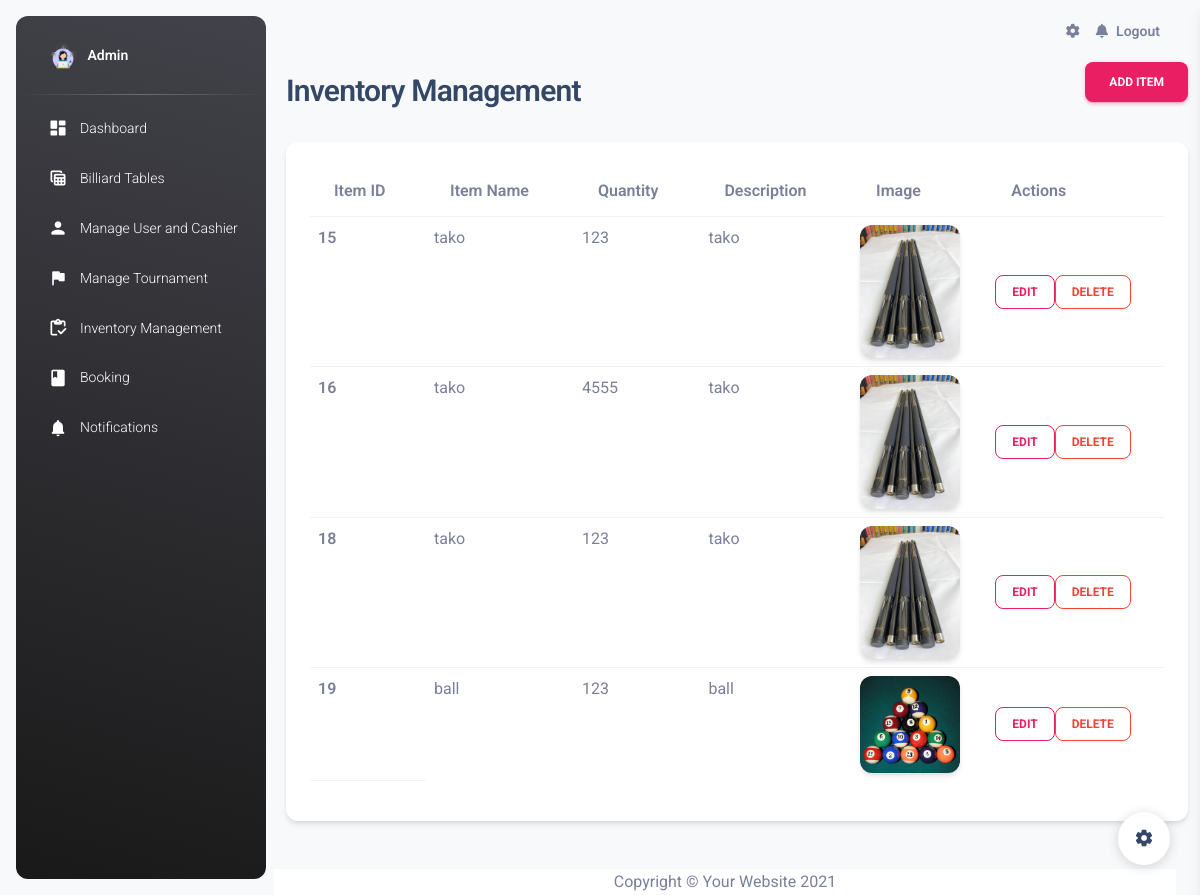
Screenshot of /inventory_management.php with the database file from the repository.
### tables this page shows
CREATE TABLE `inventory` (
  `item_id` int(11) NOT NULL,
  `item_name` varchar(255) NOT NULL,
  `quantity` varchar(255) NOT NULL,
  `description` text NOT NULL,
  `image` varchar(255) NOT NULL
);

### inventory_management.php (the view, shortened to what this page needs)
<!DOCTYPE html>
<html lang="en">
   <head>
      <link href="./assets/css/nucleo-icons.css" rel="stylesheet" />
      <link href="./assets/css/nucleo-svg.css" rel="stylesheet" />
      <link id="pagestyle" href="./assets/css/material-dashboard.css?v=3.1.0" rel="stylesheet" />
      <link href="vendor/fontawesome-free/css/all.min.css" rel="stylesheet" type="text/css">
   </head>
   <body class="g-sidenav-show  bg-gray-100">
      <aside class="sidenav navbar navbar-vertical navbar-expand-xs border-0 border-radius-xl my-3 fixed-start ms-3   bg-gradient-dark" id="sidenav-main">
         <div class="sidenav-header">
            <a class="navbar-brand m-0" href=" https://demos.creative-tim.com/material-dashboard/pages/dashboard " target="_blank">
            <img src="./img/admin.png" class="navbar-brand-img h-100" alt="main_logo">
            <span class="ms-1 font-weight-bold text-white">Admin</span>
            </a>
         </div>
         <hr class="horizontal light mt-0 mb-2">
         <div class="collapse navbar-collapse  w-auto " id="sidenav-collapse-main">
         <ul class="navbar-nav">
         <li class="nav-item">
               <a class="nav-link text-white " href="admin_dashboard.php">
                  <div class="text-white text-center me-2 d-flex align-items-center justify-content-center">
                     <i class="material-icons opacity-10">dashboard</i>
                  </div>
                  <span class="nav-link-text ms-1">Dashboard</span>
               </a>
            </li>
            <li class="nav-item">
               <a class="nav-link text-white " href="billiard_table.php">
                  <div class="text-white text-center me-2 d-flex align-items-center justify-content-center">
                     <i class="material-icons opacity-10">table_view</i>
                  </div>
                  <span class="nav-link-text ms-1">Billiard Tables</span>
               </a>
            </li>
            <li class="nav-item">
                  <a class="nav-link text-white " href="manage_user.php">
                     <div class="text-white text-center me-2 d-flex align-items-center justify-content-center">
                        <i class="material-icons opacity-10">person</i>
                     </div>
                     <span class="nav-link-text ms-1">Manage User and Cashier</span>
                  </a>
               </li>
               <li class="nav-item">
                  <a class="nav-link text-white " href="manage_tournament.php">
                     <div class="text-white text-center me-2 d-flex align-items-center justify-content-center">
                        <i class="material-icons opacity-10">flag</i>
                     </div>
                     <span class="nav-link-text ms-1">Manage Tournament</span>
                  </a>
               </li>
            <li class="nav-item">
                  <a class="nav-link text-white " href="inventory_management.php">
                     <div class="text-white text-center me-2 d-flex align-items-center justify-content-center">
                        <i class="material-icons opacity-10">inventory</i>
                     </div>
                     <span class="nav-link-text ms-1">Inventory Management</span>
                  </a>
               </li>
            <li class="nav-item">
               <a class="nav-link text-white " href="admin_booking.php">
                  <div class="text-white text-center me-2 d-flex align-items-center justify-content-center">
                     <i class="material-icons opacity-10">book</i>
                  </div>
                  <span class="nav-link-text ms-1">Booking</span>
               </a>
            </li>
            <li class="nav-item">
               <a class="nav-link text-white " href="./notifications.html">
                  <div class="text-white text-center me-2 d-flex align-items-center justify-content-center">
                     <i class="material-icons opacity-10">notifications</i>
                  </div>
                  <span class="nav-link-text ms-1">Notifications</span>
               </a>
            </li>
         </ul>
      </aside>
      <main class="main-content border-radius-lg ">
         <nav class="navbar navbar-main navbar-expand-lg px-0 mx-4 shadow-none border-radius-xl" id="navbarBlur" data-scroll="true">
            <div class="container-fluid py-1 px-3">
               <div class="collapse navbar-collapse mt-sm-0 mt-2 me-md-0 me-sm-4" id="navbar">
                  <ul class="navbar-nav  justify-content-end">
                     <li class="nav-item px-3 d-flex align-items-center">
                        <a href="javascript:;" class="nav-link text-body p-0">
                        <i class="fa fa-cog fixed-plugin-button-nav cursor-pointer"></i>
                        </a>
                     </li>
                     <li class="nav-item dropdown pe-2 d-flex align-items-center">
                        <a href="javascript:;" class="nav-link text-body p-0" id="dropdownMenuButton" data-bs-toggle="dropdown" aria-expanded="false">
                        <i class="fa fa-bell cursor-pointer"></i>
                        </a>
                     </li>
                     <li class="nav-item d-flex align-items-center">
                        <a href="logout.php" class="nav-link text-body font-weight-bold px-0">
                        <span class="d-sm-inline d-none">Logout</span>
                        </a>
                     </li>
                  </ul>
               </div>
            </div>
         </nav>
         <div class="container-fluid">
         <div class="d-sm-flex align-items-center justify-content-between mb-4">
            <h1 class="h3 mb-0 text-gray-800">Inventory Management</h1>
            <button class='btn btn-primary editBtn' data-toggle='modal' data-target='#addItemModal'>Add Item</button>
         </div>
         <?php
         include 'conn.php';
         $sqlInventory = "SELECT item_id, item_name, quantity, description, image FROM inventory";
         $stmtInventory = $conn->prepare($sqlInventory);
         $stmtInventory->execute();
         $inventoryItems = $stmtInventory->fetchAll(PDO::FETCH_ASSOC);
         ?>
         <div class="card shadow mb-4">
            <div class="card-body">
               <div class="table-responsive">
                     <table class="table table-hover">
                        <thead>
                           <tr>
                                 <th scope="col">Item ID</th>
                                 <th scope="col">Item Name</th>
                                 <th scope="col">Quantity</th>
                                 <th scope="col">Description</th>
                                 <th scope="col">Image</th>
                                 <th scope="col">Actions</th>
                           </tr>
                        </thead>
                        <tbody>
                           <?php
                           if (!empty($inventoryItems)) {
                                 foreach ($inventoryItems as $item) {
                                    echo '<tr>';
                                    echo '<th scope="row">' . htmlspecialchars($item["item_id"]) . '</th>';
                                    echo '<td>' . htmlspecialchars($item["item_name"]) . '</td>';
                                    echo '<td>' . htmlspecialchars($item["quantity"]) . '</td>';
                                    echo '<td>' . htmlspecialchars($item["description"]) . '</td>';
                                    echo '<td><img src="inventory_image/' . htmlspecialchars($item["image"]) . '" alt="Item image" class="img-fluid shadow border-radius-xl" style="max-width: 100px;"></td>';
                                    echo '<td class="align-middle">';
                                    echo '<button type="button" class="btn btn-outline-primary btn-sm mb-0" data-toggle="modal" onclick=\'openEditModal(' . json_encode($item) . ')\'>Edit</button>';
                                    echo '<form method="POST" style="display:inline-block;">';
                                    echo '<button type="submit" class="btn btn-outline-danger btn-sm mb-0">Delete</button>';
                                    echo '</form>';
                                    echo '</td>';
                                    echo '</tr>';
                                 }
                           } else {
                                 echo '<tr><td colspan="6">No items found</td></tr>';
                           }
                           ?>
                        </tbody>
                     </table>
               </div>
            </div>
         </div>
         <div class="row">
         <div class="row mt-4">
            <footer class="sticky-footer bg-white">
               <div class="container my-auto">
                     <div class="copyright text-center my-auto">
                        <span>Copyright &copy; Your Website 2021</span>
                      </div>
                </div>
            </footer>
         </div>
      </main>
      <div class="fixed-plugin">
         <a class="fixed-plugin-button text-dark position-fixed px-3 py-2">
         <i class="material-icons py-2">settings</i>
         </a>
      </div>
   </body>
</html>

### rows the page displays
inventory: item_id "15", item_name "tako", quantity "123", description "tako", image (picture)
inventory: item_id "16", item_name "tako", quantity "4555", description "tako", image (picture)
inventory: item_id "18", item_name "tako", quantity "123", description "tako", image (picture)
inventory: item_id "19", item_name "ball", quantity "123", description "ball", image (picture)
